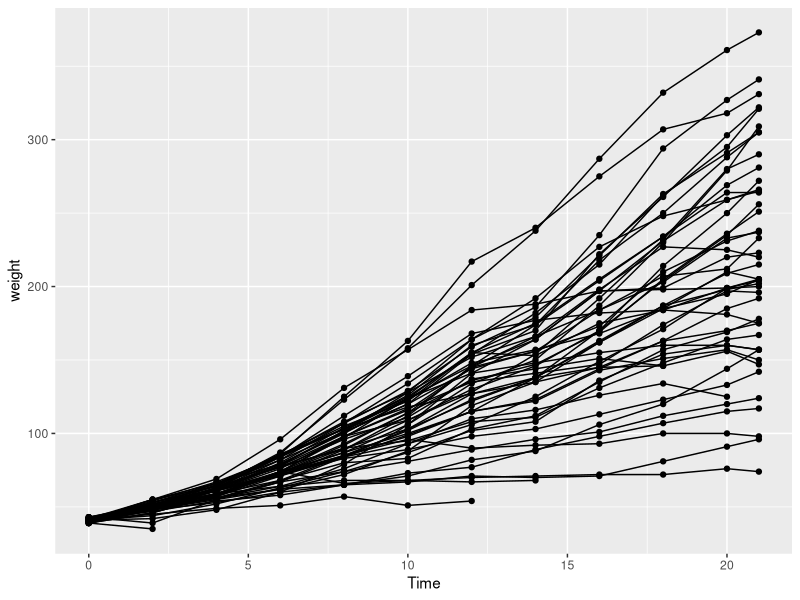

The R script that drew this image: (Note: this script raises an error after producing the figure.)
#Day 2
#Plotting in R using ggplot2
#Nobuhle Mpanza
#30 January 2019

#Load Libraries

library(tidyverse)
chicks <- datasets::ChickWeight
??ChickWeight

#The function ?? gives you a description of what you're working with

ggplot(data = chicks, aes(x = Time, y = weight)) +
  geom_point() +
  geom_line(aes(group = Chick))

ggfggfggf

#The function above was to plot a graph using the chick data with time on the x-axis and weight on the y-axis.
#ggplot is a function within tidyverse package,aes means astetics,controls everything
#geom_point means make scatterplot and for line and histogram you say geom_line or geom_histo.
#Plus sign works as a pipe in plotting but %>% works as a pipe in coding.
#Group = Chick means group by Chick,case sensitive. So make you keep your data as is in he dataset.

ggplot(chicks, aes( x = Time, y = weight, colour = Diet))+
  geom_point()+
  geom_line(aes(group=Chick))

#Colour in the first code means each diet must have different colour on the graph.

ggplot(chicks, aes(x = Time, y = weight, colour = Diet)) +
  geom_point() +
  geom_smooth(method = "lm")

#geom_smooth creates a smooth line.
#lm means linear models 
#Diet 3 most effective diet as it started at low weights but went constant up.

ggplot(chicks, aes(x = Time, y = weight, colour = Diet)) +
  geom_point(colour="blue") +
  geom_line(aes(group=Chick))

# We specified the colour of the points.

ggplot(chicks, aes(x=Time, y=weight, colour=Diet))+
  geom_point(aes(size=weight))+
  geom_smooth(method="lm") +
  labs(x = "Days", y = "Weight (kg)") +
  ggtitle("Port Nolloth")+
  theme_bw()

#Points must present a different size as weights,thats why size=weight.Heavier weight means larger point size.
#aes controls output of your funtion.
#Labs means we are changing the labels of the y and x axis.

#Loading Chickweight Data and practice alone what we have just finished doing
#Loading Libraries
library(tidyverse)
chicks_2<- datasets::ChickWeight
ggplot(aes(x=Time, y=weight, colour=Diet))+
  geom_point()+
  geom_line(aes(group=Chick))


#Faceting in ggplot
library(ggpubr)

ggplot(chicks, aes(x = Time, y = weight)) +
  geom_point() +
  geom_smooth(method = "lm") +
facet_wrap(~Diet, ncol = 4)
facet_wrap(~Diet, nrow = 2)

#Facet wrap functin splits the diet into different panes, and ncol splits into different columns,specifies the number of columns.
#nrow specify numberof rows.

chicks_2<-chicks %>% 
filter(Time == 21)
#Ask for help here

plot_1 <- ggplot(chicks, aes(x = Time, y = weight, colour = Diet))+
  geom_point()+
  geom_line(aes(group = Chick))+
  labs(x ="Days", y = "weight")+
  ggtitle("A")
plot_1

#Assign a name for the graph and move it to the environments.
#We are saving the graph in the environment.

plot_2 <- ggplot(chicks, aes(x = Time, y = weight, colour = Diet))+
  geom_point()+
  geom_smooth(method="lm")+
ggtitle("B")
plot_2


plot_3 <- ggplot(data=chicks_2, aes(x=weight))+
  geom_histogram(aes(fill=Diet), position="dodge", binwidth=100)+
  labs(x = "Final Mass (g)", y = "Count")
plot_3
#NB:position =dodge places your histogtram along side each other and not on top of each other.


plot_4 <-ggplot(data=chicks_2, aes(x=Diet, y=weight))+
  geom_boxplot(aes(fill=Diet))+
  labs(x="Diet", y="Final mass (g)")
plot_4

plot_combined <- ggarrange(plot_1,plot_2, plot_3, plot_4)
plot_combined
#ggarrange combines all the plots you've plotted.


#3rd Library
library(boot)
urine <- boot::urine
??urine
urine %>% 
  select(-cond)
#To remove cond from the variables you use select and then (start with minus brfore cond).

ggplot(data = urine, aes(x = osmo, y = ph)) +
  geom_point(aes(colour = cond))
#aes controls the function 

ggplot(data = urine, aes(x = osmo, y = ph)) +
  geom_point(aes(colour = as.factor(r)))
#as. factor means 0 or 1.

# [A.A]
# Neat script, well organised
# Adding comments will only improve your understading
# Lack of comments through out the script
